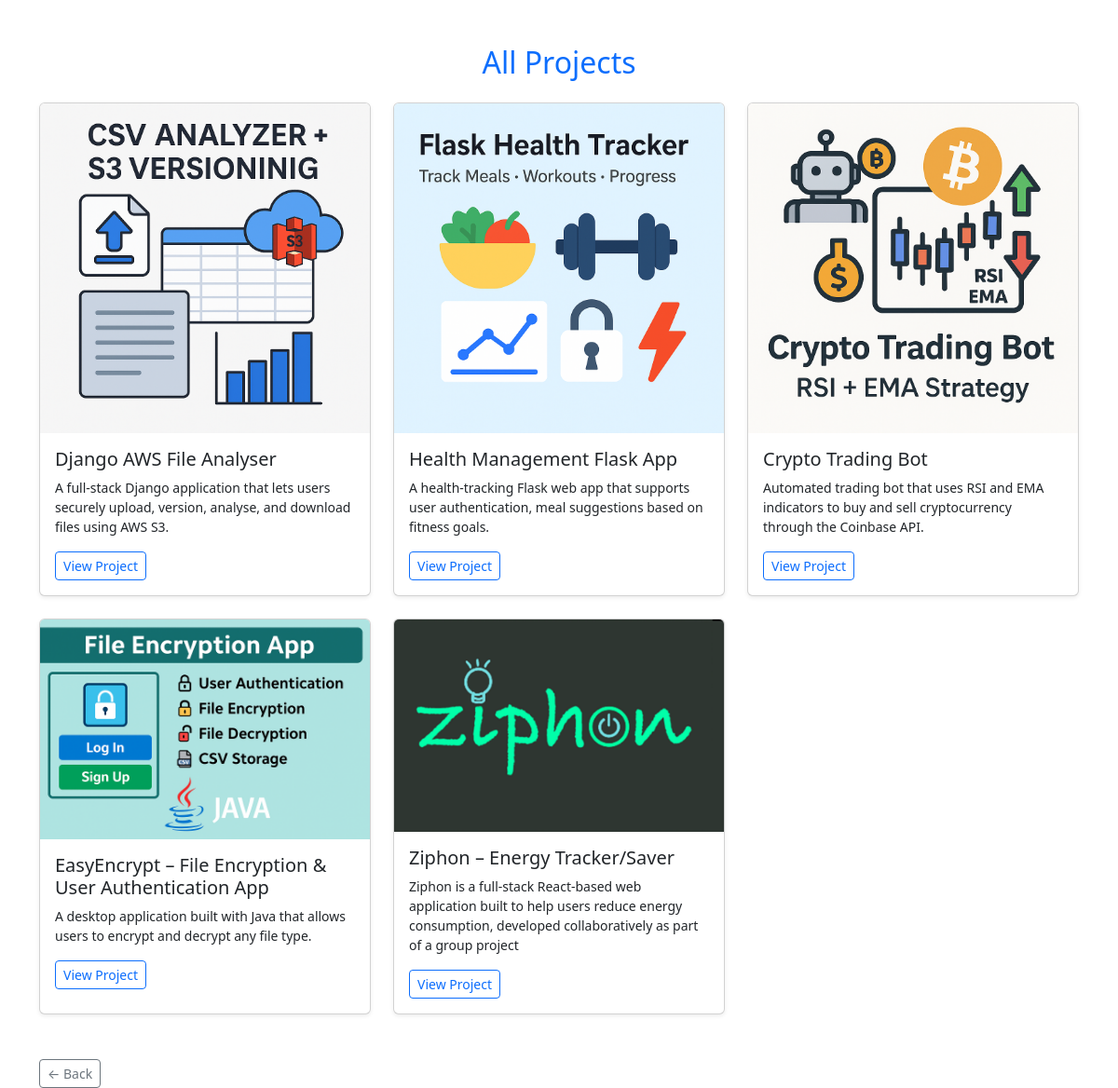
The app's page /projects/, older data.
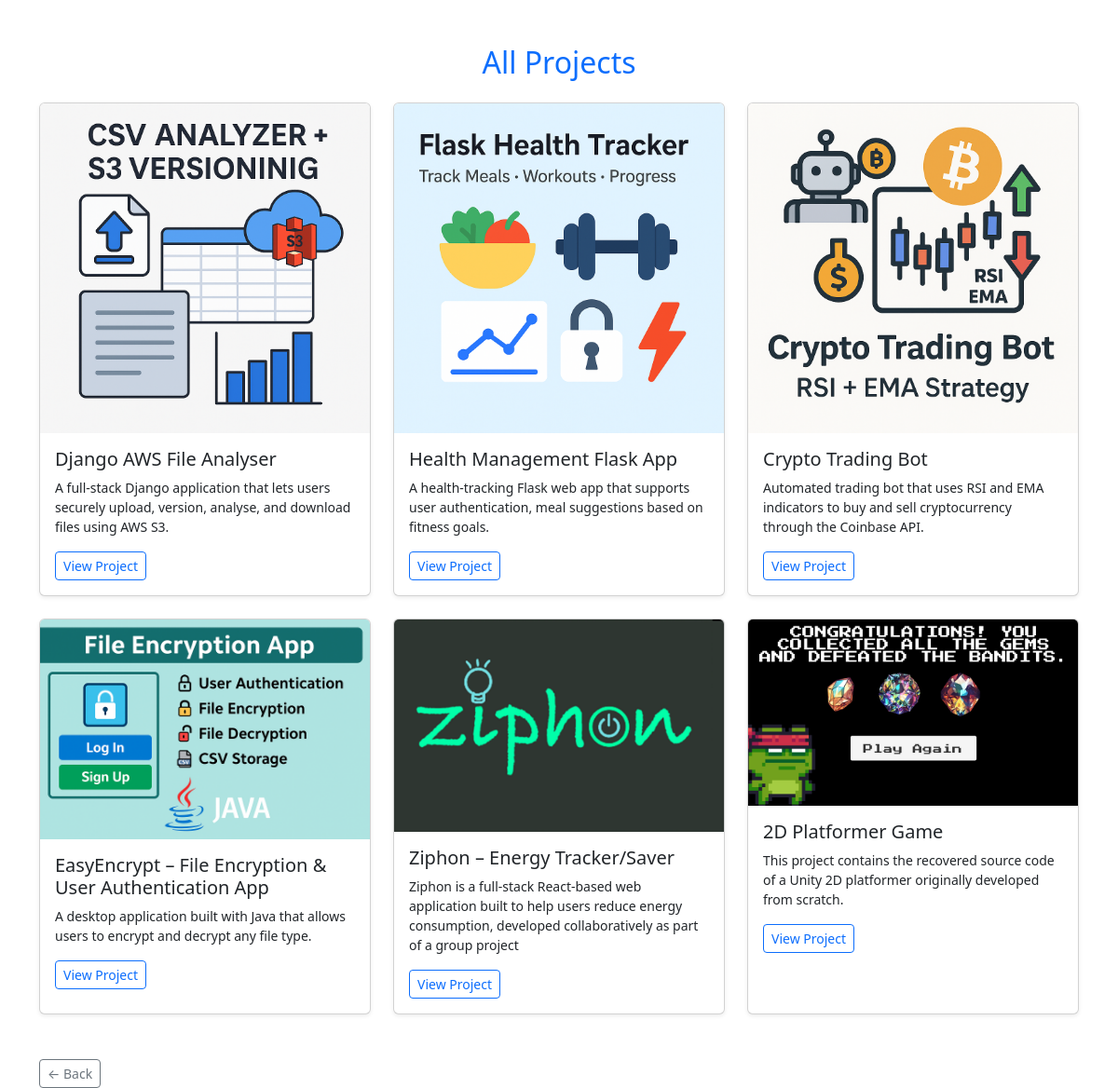
The same page, newer data.
### portfolio/models.py (models this page shows)
class Projects(models.Model):
    project_name = models.CharField(max_length=100, blank=True)
    project_desc = models.CharField(max_length=300, blank=True)
    project_long_text = models.TextField(blank=True)
    project_features = models.JSONField(blank=True, default=list)
    project_link = models.URLField(blank=True)
    project_tech = models.CharField(max_length=200, blank=True)
    project_slug = models.SlugField(unique=True, blank=True)
    project_feature = models.BooleanField(default=False)
    project_thumbnail = models.ImageField(null=True, upload_to='portfolio/images/', blank=True)
    project_screenshot1 = models.ImageField(null=True, upload_to='portfolio/images/', blank=True)
    project_screenshot2 = models.ImageField(null=True, upload_to='portfolio/images/', blank=True)

### portfolio/views.py (the view)
# urls.py: path("projects/", views.all_projects, name="all_projects"),
def all_projects(request):
    projects = Projects.objects.all()
    return render(request, "portfolio/all_projects.html", {"projects": projects})

### portfolio/templates/portfolio/all_projects.html
{% extends "portfolio/base.html" %}
{% block content %}
<div class="container my-5">
    <h2 class="text-center text-primary mb-4">All Projects</h2>
    <div class="row row-cols-1 row-cols-md-2 row-cols-lg-3 g-4">
        {% for project in projects %}
        <div class="col">
            <div class="card h-100 shadow-sm">
                <img src="{{ project.project_thumbnail.url }}" class="card-img-top" alt="{{ project.project_name }}">
                <div class="card-body">
                    <h5 class="card-title">{{ project.project_name }}</h5>
                    <p class="card-text small">{{ project.project_desc }}</p>
                    <a href="{% url 'project_detail' project.project_slug %}" class="btn btn-outline-primary btn-sm">View
                        Project</a>
                </div>
            </div>
        </div>
        {% endfor %}
    </div>
</div>
{% endblock %}

Row changes from the older to the newer data that the page shows:
added Projects: project_thumbnail (picture), project_name "2D Platformer Game", project_desc "This project contains the recovered source code of a Unity 2D platformer originally developed from scratch."
